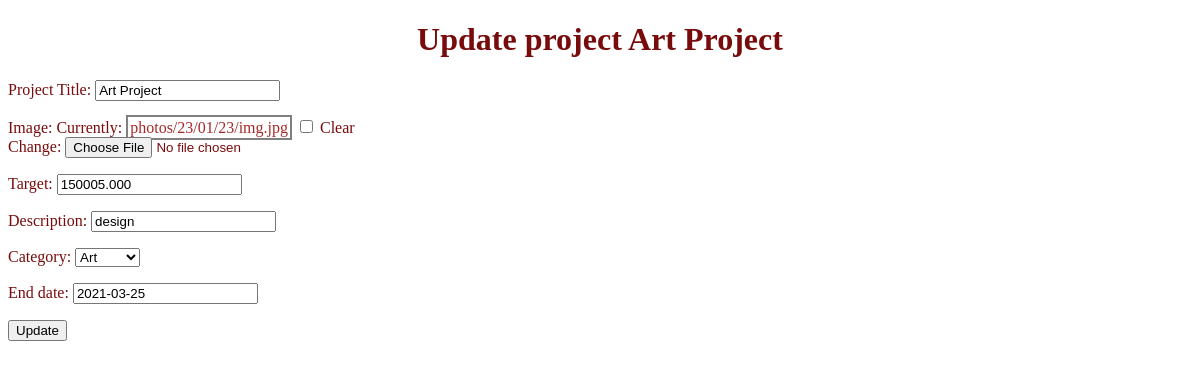
Page /pages/updateProject/64 (signed in) on the committed database.
### pages/models.py (models this page shows, shortened)
class Project(models.Model):
    options= [("Art","Art"),("Design","Design"),("Food","Food"),("Games","Games")] #=>year w7da htzhrli w w7da htt7t fe database
    name = models.CharField(max_length=50 ,  verbose_name="Project Title") #=>verbose 3shan yzhr f admin page asmha title
    current_situation = models.IntegerField(default=0,null=True)
    image = models.ImageField(blank= True,upload_to='photos/%y/%m/%d')
    target=models.DecimalField(max_digits=10, decimal_places=3,null=True)
    description = models.CharField(max_length=10000,null=True)#=>lw md5lsh input htkon null
    category = models.CharField(default="default", choices=options , max_length=50) #=> option for models
    end_date = models.DateField(null=True)
    created_at = models.DateTimeField(null=True,auto_now_add=True)
    user = models.ForeignKey(User, default=None,null=True, on_delete=models.CASCADE)
    class Meta:
        ordering = ['name'] #=> order ascending
        verbose_name = "Project" #=> asm class f admin page

### pages/views.py (the view)
# urls.py: path('updateProject/<id>' , views.updateProjectWithid , name ="updateProject"),
@login_required(login_url='login')
def  updateProjectWithid (request,id):
    project_record= Project.objects.get(pk = id)
    form = ProjectForm(request.POST or None,instance=project_record)
    if form.is_valid():
        form.save()
        return redirect("showUserProjects")
    else :
        print("not valid")
    return render(request,'pages/updateProject.html',{"project" : project_record,"form" : form})

### pages/forms.py
class ProjectForm(forms.ModelForm):
    class Meta:
        model = Project
        fields = '__all__'
        exclude = ['user','current_situation']

### templates/pages/updateProject.html
{% include 'base.html' %}
<h1><center>Update project {{project.name}}</center></h1>
<form action="" method="POST" enctype="multipart/form-data">
    {% csrf_token %} {{form.as_p}}
    <button type="submit">Update</button>
</form>

### devops/static/css/style.css (style rules this page uses)
body { background-color: white; color: rgb(120, 11, 11); }
a { text-decoration: none; color: brown; border: 2px solid grey; padding: 2px; }

### rows in the picture
Project: name "Art Project", target "150005.000", description "design", category "Art", end_date "2021-03-25"
